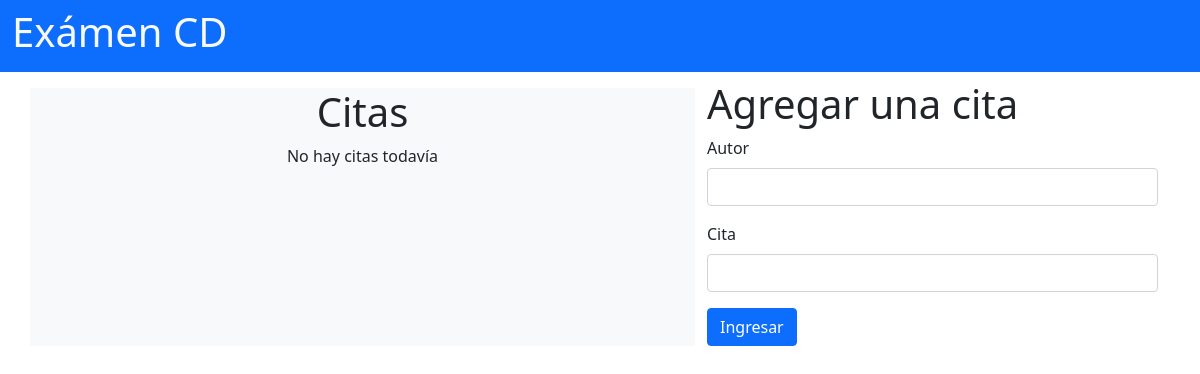
The app's page /muro/, older data.
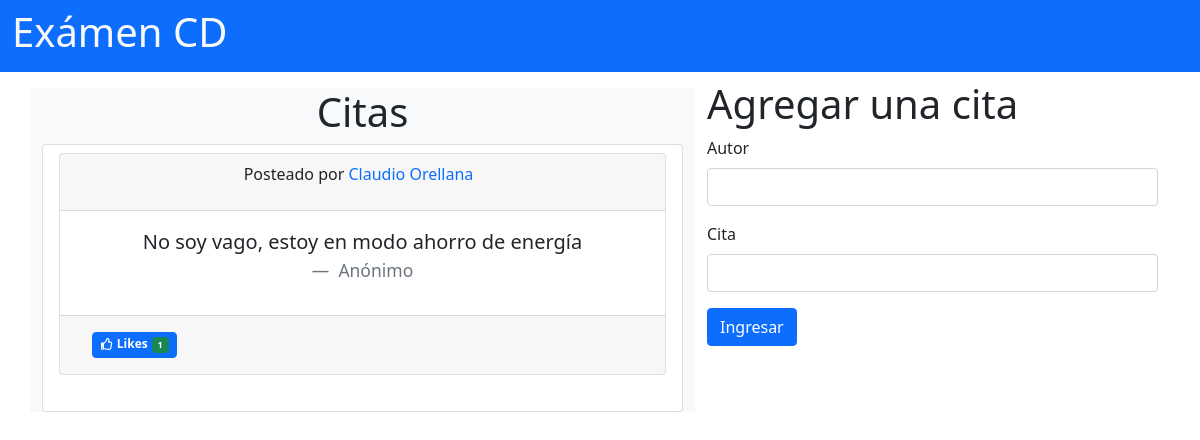
The same page, newer data.
### app/models.py (models this page shows, shortened)
class Cita(models.Model):
    cita= models.CharField(max_length=255)
    autor =models.CharField(max_length=255)
    user = models.ForeignKey(User,related_name = "citas", on_delete = models.CASCADE)
    created_at = models.DateTimeField(auto_now_add=True)
    updated_at = models.DateTimeField(auto_now=True)

class User(models.Model):
    CHOICES = (
        ("user", 'User'),
        ("admin", 'Admin')
    )
    name = models.CharField(max_length=100)
    email = models.EmailField(max_length=255, unique=True)
    role = models.CharField(max_length=255, choices=CHOICES)
    password = models.CharField(max_length=70)
    created_at = models.DateTimeField(auto_now_add=True)
    updated_at = models.DateTimeField(auto_now=True)
    objects = UserManager()

class Me_gusta(models.Model):
    megusta= models.BooleanField()
    user= models.ForeignKey(User,related_name = "likes", on_delete = models.CASCADE)
    cita = models.ForeignKey(Cita,related_name = "citas_likes", on_delete = models.CASCADE)

### app/views.py (the view, shortened to what this page needs)
# urls.py: path('muro/', views.muro),
def muro(request):
    if request.method == 'GET':
        context = {
            'cita_list': Cita.objects.order_by('-created_at'),
        }
        return render(request, 'muro.html', context)

### app/templates/muro.html (shortened to what this page needs)
{% extends "base.html" %}
{% block contenido %}
<div class="row  justify-content-between flex-column-reverse flex-md-row d-md-flex">
  <div class="col-12 col-md-7 bg-light mt-3">
    <h1 class="col text-sm-center">Citas</h1>
    <ul class="mt-2 list-group">
      {% for cita in cita_list %}
      <li class="list-group-item">
        <div id="quote" class="col bordered" style="min-height: 250px;overflow: auto">
          <div class="card text-center">
            <div class="card-header">
              <p class="me-2 ">Posteado por <a href="/user/{{cita.user.id}}/">{{cita.user.name}}</a> </p>
            </div>
            <div class="card-body">
                <figure class="text-center">
                  <blockquote class="blockquote">
                    <p class="text-break">{{cita.cita}}</p>
                    <figcaption class="blockquote-footer">
                      {{cita.autor}} <cite title="Source Title"></cite>
                    </figcaption>
                  </blockquote>
                </figure>
            </div>
            <div class="card-footer text-muted">
              <div class=" d-flex">
                <a id="a" F class="badge bg-primary border border-primary ms-3 py-1 my-2 "
                  href="/muro/{{cita.id}}/"><i class="me-1 far fa-thumbs-up">
                  </i>Likes<span class=" ms-1 badge bg-success">{{cita.citas_likes.all|length}}</span></a>
                </div>
              </div>
            </div>
          </div>
        </li>
        {% empty %}
        <div class="text-center">
          <p>No hay citas todavía</p>
        </div>
      {% endfor %}
  </div>
  <div class="col-12 col-md-5 mt-2">
    <h1>Agregar una cita</h1>
    <form action="/cita/" method="POST">
      <div class="mb-3">
        <label for="autor" class="form-label">Autor</label>
        <input type="text" class="form-control" id="id_autor" name="autor">
      </div>
      <div class="mb-3">
        <label for="cita" class="form-label">Cita</label>
        <input type="text" class="form-control" id="id_cita" name="cita">
      </div>
      <button type="submit" class="btn btn-primary">Ingresar</button>
    </form>
  </div>
</div>
{% endblock %}

Row changes from the older to the newer data that the page shows:
added Cita: user.name "Claudio Orellana", cita "No soy vago, estoy en modo ahorro de energía", autor "Anónimo", citas_likes.all|length "1"
Text that changed along with them:
text no longer shown: "No hay citas todavía"
